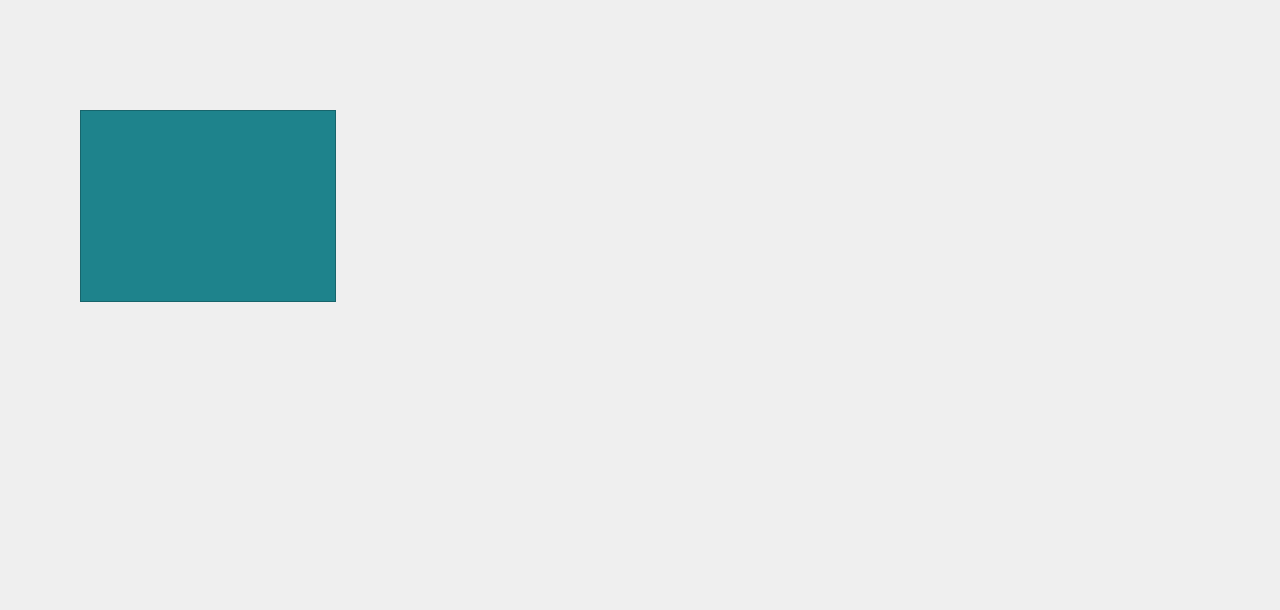
   <widget class="QWidget" name="tab_5">
    <attribute name="title">
     <string>Page</string>
    </attribute>
    <widget class="QTableView" name="tableView_3">
     <property name="geometry">
      <rect>
       <x>80</x>
       <y>110</y>
       <width>256</width>
       <height>192</height>
      </rect>
     </property>
     <property name="styleSheet">
      <string notr="true">background-color: rgb(30, 131, 140);</string>
     </property>
    </widget>
    <widget class="QPushButton" name="ButLensEdit">
     <property name="geometry">
      <rect>
       <x>1180</x>
       <y>530</y>
       <width>91</width>
       <height>71</height>
      </rect>
     </property>
     <property name="styleSheet">
      <string notr="true">border:none;
background-color:transparent;
image: url(:/image/edit.png);</string>
     </property>
     <property name="text">
      <string/>
     </property>
    </widget>
    <widget class="QPushButton" name="ButLensTouch">
     <property name="geometry">
      <rect>
       <x>1190</x>
       <y>430</y>
       <width>81</width>
       <height>71</height>
      </rect>
     </property>
     <property name="styleSheet">
      <string notr="true">image: url(:/image/assesstive.png);
background-color:transparent;
border:none;</string>
     </property>
     <property name="text">
      <string/>
     </property>
    </widget>
    <widget class="QPushButton" name="ButLensDelete">
     <property name="geometry">
      <rect>
       <x>1080</x>
       <y>440</y>
       <width>91</width>
       <height>71</height>
      </rect>
     </property>
     <property name="styleSheet">
      <string notr="true">border:none;
image: url(:/image/delete.png);
background-color:transparent;</string>
     </property>
     <property name="text">
      <string/>
     </property>
    </widget>
    <widget class="QPushButton" name="ButLensAdd">
     <property name="geometry">
      <rect>
       <x>1170</x>
       <y>330</y>
       <width>81</width>
       <height>71</height>
      </rect>
     </property>
     <property name="styleSheet">
      <string notr="true">border:none;
background-color:transparent;
image: url(:/image/addlens.png);</string>
     </property>
     <property name="text">
      <string/>
     </property>
    </widget>
   </widget>
